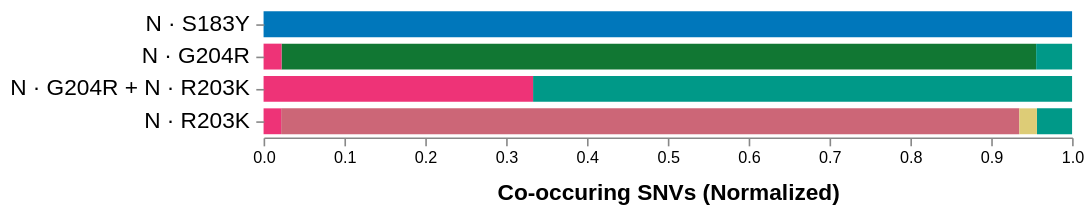

Here is the Vega-Lite specification saved for this chart:
### Vega specification from a JSON file in a GitHub repository (floating-point values rounded to 4 significant figures)
{"$schema": "https://vega.github.io/schema/vega/v5.json", "description": "A basic stacked bar chart example.", "width": 500, "padding": 5, "autosize": "pad", "signals": [{"name": "combiLabelsSignal", "update": "data('combi_labels')"}, {"name": "rangeStep", "value": 20}, {"name": "innerPadding", "value": 0.2}, {"name": "outerPadding", "value": 0.1}, {"name": "stackOffset", "value": "normalize"}, {"name": "xLabel", "value": "Co-occuring SNVs (Normalized)"}, {"name": "xFormat", "value": "s"}, {"name": "hoverGroup", "value": null, "on": [{"events": "@combibars:mouseover!", "update": "{group: datum.snv}", "debounce": 500}, {"events": "@combibars:mouseout!", "update": "null", "debounce": 500}]}, {"name": "height", "update": "yExtent[1]"}, {"name": "clearGroup", "value": true, "comment": "If clicking on anything but a combi bar, then clear the selection (by clearing the 'selection' data object)", "on": [{"events": "mouseup[!event.item]", "update": "true", "force": true}]}, {"name": "shiftGroup", "value": false, "comment": "Track whether or not the shift key is pressed. Used to select multiple combis by holding down shift before clicking", "on": [{"events": "@combibars:click", "update": "event.shiftKey", "force": true}, {"events": "@yAxisLabels:click", "update": "event.shiftKey", "force": true}]}, {"name": "clickedGroups", "value": null, "comment": "Track clicks on the combi bars, for selection purposes", "on": [{"events": "@combibars:click", "update": "{group: datum.snv}", "force": true}, {"events": "@yAxisLabels:click", "update": "{group: datum.value}", "force": true}]}], "data": [{"name": "selectedGroups", "values": [{"group": "N|62|E|V"}], "on": [{"trigger": "clearGroup", "remove": true}, {"trigger": "!shiftGroup", "remove": true}, {"trigger": "!shiftGroup && clickedGroups", "insert": "clickedGroups"}, {"trigger": "shiftGroup && clickedGroups", "toggle": "clickedGroups"}]}, {"name": "cooccurrence_data", "format": {"parse": {"combi": "string", "combiName": "string", "snv": "string", "count": "number", "snvName": "string"}}, "values": [{"combi": "N|183|S|Y", "combiName": "N · S183Y", "snv": "N|147|G|S", "snvName": "N · G147S", "color": "#0077bb", "count": 1}, {"combi": "N|204|G|R", "combiName": "N · G204R", "snv": "N|203|R|K", "snvName": "N · R203K", "color": "#117733", "count": 42}, {"combi": "N|204|G|R", "combiName": "N · G204R", "snv": "N|366|T|I", "snvName": "N · T366I", "color": "#009988", "count": 2}, {"combi": "N|204|G|R", "combiName": "N · G204R", "snv": "N|151|P|S", "snvName": "N · P151S", "color": "#ee3377", "count": 1}, {"combi": "N|204|G|R + N|203|R|K", "combiName": "N · G204R + N · R203K", "snv": "N|366|T|I", "snvName": "N · T366I", "color": "#009988", "count": 2}, {"combi": "N|204|G|R + N|203|R|K", "combiName": "N · G204R + N · R203K", "snv": "N|151|P|S", "snvName": "N · P151S", "color": "#ee3377", "count": 1}, {"combi": "N|203|R|K", "combiName": "N · R203K", "snv": "N|204|G|R", "snvName": "N · G204R", "color": "#cc6677", "count": 42}, {"combi": "N|203|R|K", "combiName": "N · R203K", "snv": "N|366|T|I", "snvName": "N · T366I", "color": "#009988", "count": 2}, {"combi": "N|203|R|K", "combiName": "N · R203K", "snv": "N|151|P|S", "snvName": "N · P151S", "color": "#ee3377", "count": 1}, {"combi": "N|203|R|K", "combiName": "N · R203K", "snv": "N|232|S|T", "snvName": "N · S232T", "color": "#ddcc77", "count": 1}], "transform": [{"type": "stack", "groupby": ["combi"], "sort": {"field": "snv"}, "field": "count", "offset": {"signal": "stackOffset"}}]}, {"name": "combi_bars", "source": "cooccurrence_data", "transform": [{"type": "aggregate", "groupby": ["combi", "combiName"]}, {"type": "formula", "as": "span", "expr": "rangeStep * bandspace(1, innerPadding, outerPadding)"}, {"type": "stack", "field": "span"}, {"type": "extent", "field": "y1", "signal": "yExtent"}]}, {"name": "combi_labels", "source": "combi_bars", "transform": [{"type": "project", "fields": ["combiName"]}]}], "scales": [{"name": "yscale", "type": "band", "round": true, "range": {"step": {"signal": "rangeStep"}}, "domain": {"data": "combi_bars", "field": "combi"}, "paddingInner": {"signal": "innerPadding"}, "paddingOuter": {"signal": "outerPadding"}}, {"name": "xscale", "type": "linear", "range": "width", "nice": true, "zero": true, "domain": {"data": "cooccurrence_data", "field": "y1"}}, {"name": "yLabels", "type": "ordinal", "domain": {"data": "combi_bars", "field": "combi"}, "range": {"signal": "combiLabelsSignal"}}], "axes": [{"orient": "bottom", "scale": "xscale", "zindex": 1, "format": {"signal": "xFormat"}, "title": {"signal": "xLabel"}, "titleFontSize": 14, "titlePadding": 10}, {"orient": "left", "scale": "yscale", "domain": false, "zindex": 1, "labelFontSize": 14, "labelLimit": 400, "labelPadding": 4, "encode": {"labels": {"name": "yAxisLabels", "interactive": true, "update": {"text": {"signal": "scale('yLabels', datum.value).combiName"}, "opacity": {"value": 1.0}}, "hover": {"opacity": {"value": 0.6}}}}}], "marks": [{"name": "layer0", "type": "group", "encode": {"update": {"width": {"signal": "width"}, "height": {"signal": "height"}}}, "marks": [{"name": "combibars", "type": "rect", "from": {"data": "cooccurrence_data"}, "encode": {"enter": {"strokeWidth": {"value": 2}, "fill": {"field": "color"}, "tooltip": {"signal": "{title: datum.snvName, 'Co-occurs with': datum.combiName, 'Count': datum.count}"}}, "update": {"y": {"scale": "yscale", "field": "combi"}, "height": {"scale": "yscale", "band": 1}, "x": {"scale": "xscale", "field": "y1"}, "x2": {"scale": "xscale", "field": "y0"}, "fillOpacity": [{"test": "hoverGroup && hoverGroup.group == datum.snv", "value": 0.7}, {"value": 1.0}], "stroke": [{"test": "hoverGroup && hoverGroup.group == datum.snv", "value": "#333"}, {"value": "transparent"}], "zindex": [{"test": "hoverGroup && hoverGroup.group == datum.snv", "value": 3}, {"value": 1}]}}}]}]}
